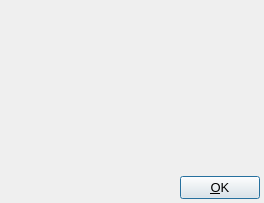
<?xml version="1.0" encoding="UTF-8"?>
<ui version="4.0">
 <class>KeywordsDialog</class>
 <widget class="QDialog" name="KeywordsDialog">
  <property name="windowModality">
   <enum>Qt::ApplicationModal</enum>
  </property>
  <property name="geometry">
   <rect>
    <x>0</x>
    <y>0</y>
    <width>264</width>
    <height>203</height>
   </rect>
  </property>
  <property name="font">
   <font>
    <pointsize>10</pointsize>
   </font>
  </property>
  <property name="windowTitle">
   <string>Available Keywords</string>
  </property>
  <property name="windowIcon">
   <iconset resource="../main.qrc">
    <normaloff>:/tabs/icons/tabs_species.svg</normaloff>:/tabs/icons/tabs_species.svg</iconset>
  </property>
  <layout class="QVBoxLayout" name="verticalLayout">
   <property name="spacing">
    <number>4</number>
   </property>
   <property name="leftMargin">
    <number>4</number>
   </property>
   <property name="topMargin">
    <number>4</number>
   </property>
   <property name="rightMargin">
    <number>4</number>
   </property>
   <property name="bottomMargin">
    <number>4</number>
   </property>
   <item>
    <widget class="KeywordsWidget" name="Keywords" native="true">
     <property name="sizePolicy">
      <sizepolicy hsizetype="Minimum" vsizetype="Expanding">
       <horstretch>0</horstretch>
       <verstretch>0</verstretch>
      </sizepolicy>
     </property>
    </widget>
   </item>
   <item>
    <layout class="QHBoxLayout" name="horizontalLayout_2">
     <property name="spacing">
      <number>4</number>
     </property>
     <item>
      <spacer name="horizontalSpacer">
       <property name="orientation">
        <enum>Qt::Horizontal</enum>
       </property>
       <property name="sizeHint" stdset="0">
        <size>
         <width>40</width>
         <height>20</height>
        </size>
       </property>
      </spacer>
     </item>
     <item>
      <widget class="QPushButton" name="OKButton">
       <property name="text">
        <string>&amp;OK</string>
       </property>
       <property name="autoDefault">
        <bool>false</bool>
       </property>
       <property name="default">
        <bool>true</bool>
       </property>
      </widget>
     </item>
    </layout>
   </item>
  </layout>
 </widget>
 <customwidgets>
  <customwidget>
   <class>KeywordsWidget</class>
   <extends>QWidget</extends>
   <header>gui/keywordwidgets/widget.hui</header>
   <container>1</container>
  </customwidget>
 </customwidgets>
 <resources>
  <include location="../main.qrc"/>
 </resources>
 <connections/>
</ui>
